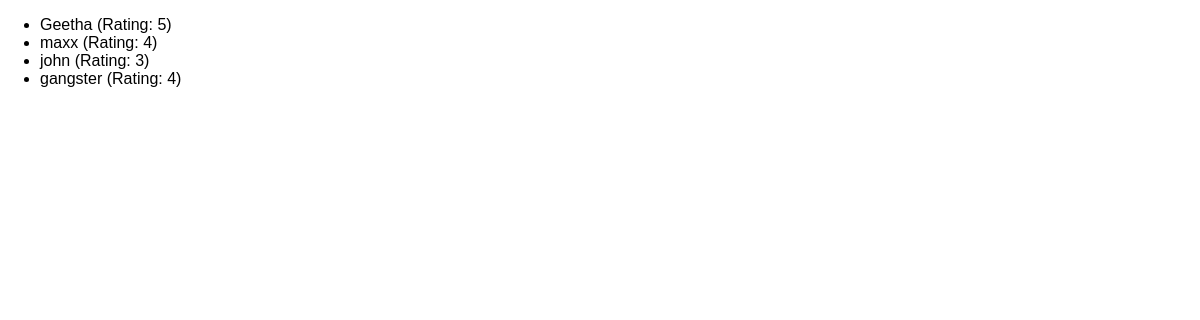
Page /reviews on the earlier database version.
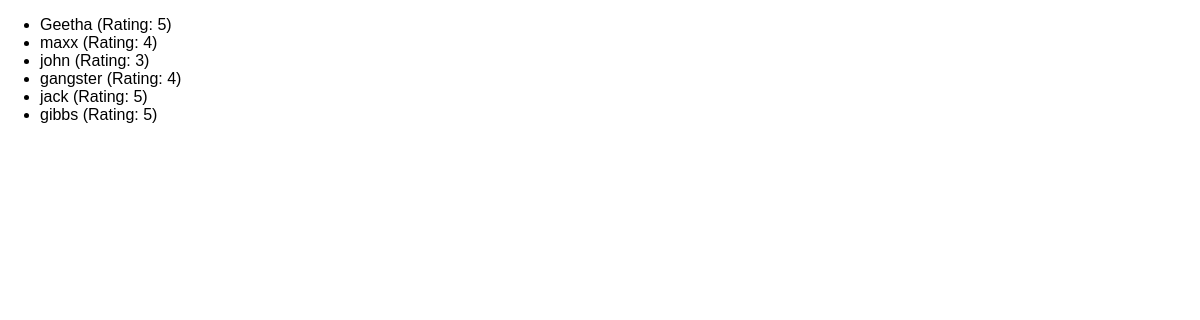
Same page on the later database version.
### reviews/models.py (models this page shows)
class Review(models.Model):
    user_name = models.CharField(max_length=100)
    review_text = models.TextField()
    rating = models.IntegerField()

### reviews/views.py (the view)
# urls.py: path("reviews", views.ReviewListView.as_view()),
class ReviewListView(ListView):
    template_name = "reviews/review_list.html"
    model = Review
    context_object_name = "reviews"

### reviews/templates/reviews/review_list.html (shortened to what this page needs)
{%extends "reviews/base.html"%}
{%block content%}
    <ul>
        {% for review in reviews%}
            <li>{{review.user_name}} (Rating: {{review.rating}})</li>
        {%endfor%}
    </ul>
{%endblock%}

Differences in the rows shown:
added Review: user_name "jack", rating "5"
added Review: user_name "gibbs", rating "5"
